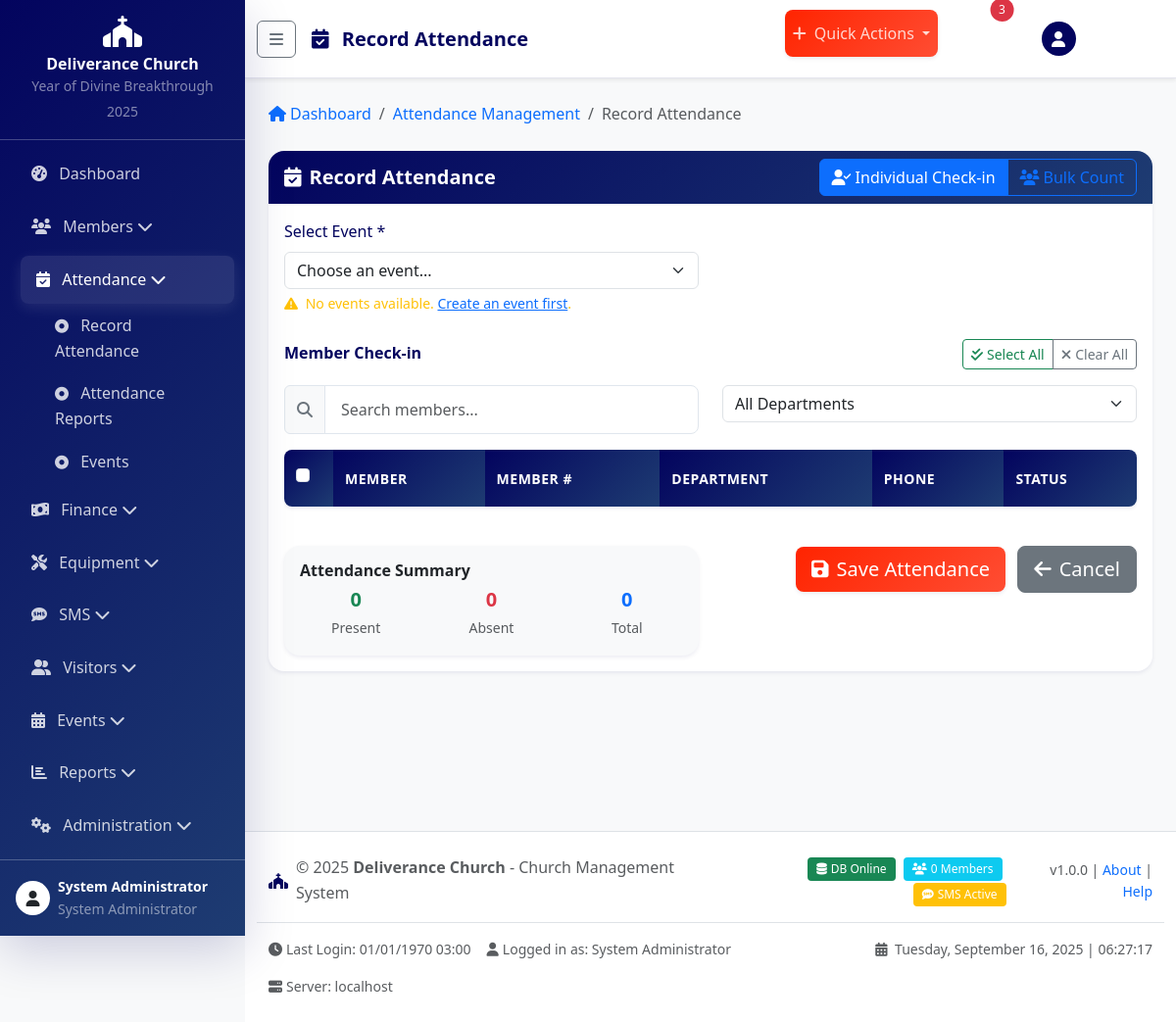
Screenshot of /modules/attendance/record.php (signed in) with the database file from the repository.
### tables this page shows
CREATE TABLE church_info (
    id INT PRIMARY KEY AUTO_INCREMENT,
    church_name VARCHAR(100) NOT NULL DEFAULT 'Deliverance Church',
    `address` TEXT,
    phone VARCHAR(20),
    email VARCHAR(100),
    website VARCHAR(100),
    logo VARCHAR(255),
    mission_statement TEXT,
    vision_statement TEXT,
    `values` TEXT,
    yearly_theme VARCHAR(255),
    pastor_name VARCHAR(100),
    founded_date DATE,
    service_times TEXT,
    currency VARCHAR(10) DEFAULT 'KES',
    sms_balance DECIMAL(10,2) DEFAULT 0.00,
    created_at TIMESTAMP DEFAULT CURRENT_TIMESTAMP,
    updated_at TIMESTAMP DEFAULT CURRENT_TIMESTAMP ON UPDATE CURRENT_TIMESTAMP
);

### modules/attendance/record.php (the view, shortened to what the rows shown need)
<?php
require_once '../../config/config.php';
require_once '../../includes/functions.php';
$page_title = 'Record Attendance';
$page_icon = 'fas fa-calendar-check';
$breadcrumb = [
    ['title' => 'Attendance Management', 'url' => BASE_URL . 'modules/attendance/'],
    ['title' => 'Record Attendance']
];
include '../../includes/header.php';
?>
<div class="row">
    <div class="col-12">
        <div class="card">
            <div class="card-body">
                <div id="individual_attendance_form" class="attendance-method-form">
                    <form method="POST" class="needs-validation" novalidate>
                        <div class="table-responsive" style="max-height: 400px; overflow-y: auto;">
                            <table class="table table-striped table-hover">
                                <thead class="sticky-top">
                                    <tr>
                                        <th style="width: 50px;">
                                            <div class="form-check">
                                                <input class="form-check-input" type="checkbox" id="select_all_toggle">
                                            </div>
                                        </th>
                                        <th>Member</th>
                                        <th>Member #</th>
                                        <th>Department</th>
                                        <th>Phone</th>
                                        <th>Status</th>
                                    </tr>
                                </thead>
                            </table>
                        </div>
                    </form>
                </div>
            </div>
        </div>
    </div>
</div>
<?php include '../../includes/footer.php'; ?>

### includes/header.php (shortened to what the rows shown need)
<?php
$currentPage = basename($_SERVER['PHP_SELF'], '.php');
$currentModule = basename(dirname($_SERVER['PHP_SELF']));
$churchInfo = getRecord('church_info', 'id', 1) ?: [
    'church_name' => 'Deliverance Church',
    'logo' => '',
    'yearly_theme' => 'Year of Divine Breakthrough 2025'
];
?>
<!DOCTYPE html>
<html lang="en">
<head>
    <link href="https://cdnjs.cloudflare.com/ajax/libs/bootstrap/5.3.0/css/bootstrap.min.css" rel="stylesheet">
    <link href="https://cdnjs.cloudflare.com/ajax/libs/font-awesome/6.4.0/css/all.min.css" rel="stylesheet">
    <link href="https://cdnjs.cloudflare.com/ajax/libs/animate.css/4.1.1/animate.min.css" rel="stylesheet">
    <link href="<?php echo BASE_URL; ?>assets/css/style.css" rel="stylesheet">
</head>
<body>
<?php if (isLoggedIn()): ?>
    <div class="sidebar" id="sidebar">
        <div class="p-3 text-center border-bottom border-light border-opacity-25">
            <?php if (!empty($churchInfo['logo'])): ?>
                <img src="<?php echo BASE_URL . $churchInfo['logo']; ?>" alt="Church Logo" class="img-fluid mb-2" style="max-height: 50px;">
            <?php else: ?>
                <i class="fas fa-church fa-2x text-white mb-2"></i>
            <?php endif; ?>
            <h6 class="text-white mb-0 sidebar-title"><?php echo htmlspecialchars($churchInfo['church_name']); ?></h6>
            <small class="text-white-50 sidebar-subtitle"><?php echo htmlspecialchars($churchInfo['yearly_theme']); ?></small>
        </div>
        <nav class="nav flex-column p-2">
            <?php
            foreach (MAIN_MENU as $key => $menu_item) {
                $active = ($currentModule === $key || $currentPage === $key) ? 'active' : '';
                $menuUrl = BASE_URL . $menu_item['url'];
            ?>
                <div class="nav-item">
                    <?php if (isset($menu_item['submenu'])): ?>
                        <a class="nav-link <?php echo $active; ?>" data-bs-toggle="collapse" href="#submenu-<?php echo $key; ?>" role="button">
                            <i class="<?php echo $menu_item['icon']; ?> me-2"></i>
                            <span class="menu-text"><?php echo $menu_item['title']; ?></span>
                            <i class="fas fa-chevron-down ms-auto"></i>
                        </a>
                        <div class="collapse <?php echo $active ? 'show' : ''; ?>" id="submenu-<?php echo $key; ?>">
                            <div class="ps-4">
                                <?php foreach ($menu_item['submenu'] as $sub_key => $sub_item): ?>
                                    <a href="<?php echo BASE_URL . $sub_item['url']; ?>" class="nav-link py-2">
                                        <i class="fas fa-dot-circle me-2 small"></i>
                                        <span class="menu-text"><?php echo $sub_item['title']; ?></span>
                                    </a>
                                <?php endforeach; ?>
                            </div>
                        </div>
                    <?php else: ?>
                        <a href="<?php echo $menuUrl; ?>" class="nav-link <?php echo $active; ?>">
                            <i class="<?php echo $menu_item['icon']; ?> me-2"></i>
                            <span class="menu-text"><?php echo $menu_item['title']; ?></span>
                        </a>
                    <?php endif; ?>
                </div>
            <?php } ?>
        </nav>
        <div class="mt-auto p-3 border-top border-light border-opacity-25">
            <div class="d-flex align-items-center">
                <div class="avatar bg-white text-dark rounded-circle me-2 d-flex align-items-center justify-content-center" style="width: 35px; height: 35px;">
                    <i class="fas fa-user"></i>
                </div>
                <div class="flex-grow-1 sidebar-user-info">
                    <div class="text-white small fw-bold"><?php echo htmlspecialchars($_SESSION['first_name'] . ' ' . $_SESSION['last_name']); ?></div>
                    <div class="text-white-50 small"><?php echo getUserRoleDisplay($_SESSION['user_role']); ?></div>
                </div>
            </div>
        </div>
    </div>
    <div class="main-content" id="main-content">
        <nav class="navbar navbar-expand-lg navbar-light bg-white shadow-sm mb-4">
            <div class="container-fluid">
                <button class="btn btn-outline-secondary me-3" id="sidebar-toggle" type="button">
                    <i class="fas fa-bars"></i>
                </button>
                <h1 class="navbar-brand mb-0 h4">
                    <?php if (isset($page_icon)): ?>
                        <i class="<?php echo $page_icon; ?> me-2 text-church-blue"></i>
                    <?php endif; ?>
                    <?php echo isset($page_title) ? htmlspecialchars($page_title) : 'Dashboard'; ?>
                </h1>
                <div class="navbar-nav ms-auto d-flex flex-row">
                    <div class="nav-item dropdown me-3">
                        <a class="nav-link dropdown-toggle btn btn-church-primary btn-sm text-white" href="#" role="button" data-bs-toggle="dropdown">
                            <i class="fas fa-plus me-1"></i> Quick Actions
                        </a>
                    </div>
                    <div class="nav-item dropdown me-3">
                        <a class="nav-link position-relative" href="#" role="button" data-bs-toggle="dropdown">
                            <i class="fas fa-bell fa-lg"></i>
                            <span class="position-absolute top-0 start-100 translate-middle badge rounded-pill bg-danger">
                                3
                            </span>
                        </a>
                    </div>
                    <div class="nav-item dropdown">
                        <a class="nav-link dropdown-toggle d-flex align-items-center" href="#" role="button" data-bs-toggle="dropdown">
                            <div class="avatar bg-church-blue text-white rounded-circle me-2 d-flex align-items-center justify-content-center" style="width: 35px; height: 35px;">
                                <i class="fas fa-user"></i>
                            </div>
                            <span class="d-none d-md-inline"><?php echo htmlspecialchars($_SESSION['first_name']); ?></span>
                        </a>
                    </div>
                </div>
            </div>
        </nav>
        <div class="container-fluid px-4">
            <?php if (isset($breadcrumb) && !empty($breadcrumb)): ?>
                <nav aria-label="breadcrumb" class="mb-4">
                    <ol class="breadcrumb">
                        <li class="breadcrumb-item">
                            <a href="<?php echo BASE_URL; ?>modules/dashboard/" class="text-decoration-none">
                                <i class="fas fa-home me-1"></i>Dashboard
                            </a>
                        </li>
                        <?php foreach ($breadcrumb as $item): ?>
                            <?php if (isset($item['url'])): ?>
                                <li class="breadcrumb-item">
                                    <a href="<?php echo $item['url']; ?>" class="text-decoration-none"><?php echo htmlspecialchars($item['title']); ?></a>
                                </li>
                            <?php else: ?>
                                <li class="breadcrumb-item active" aria-current="page"><?php echo htmlspecialchars($item['title']); ?></li>
                            <?php endif; ?>
                        <?php endforeach; ?>
                    </ol>
                </nav>
            <?php endif; ?>
<?php endif;  ?>

### includes/footer.php (shortened to what the rows shown need)
<?php if (isLoggedIn()): ?>
        </div>
    </div>
    <footer class="bg-white border-top mt-5 py-4" style="margin-left: 250px; transition: margin-left 0.3s ease;">
        <div class="container-fluid px-4">
            <div class="row align-items-center">
                <div class="col-md-6">
                    <div class="d-flex align-items-center">
                        <i class="fas fa-church text-church-blue me-2"></i>
                        <span class="text-muted">
                            &copy; <?php echo date('Y'); ?>
                            <strong><?php echo htmlspecialchars($churchInfo['church_name'] ?? 'Deliverance Church'); ?></strong>
                            - Church Management System
                        </span>
                    </div>
                </div>
                <div class="col-md-6 text-end">
                    <div class="d-flex align-items-center justify-content-end">
                        <div class="me-3">
                            <span class="badge bg-success me-1">
                                <i class="fas fa-database me-1"></i>DB Online
                            </span>
                            <span class="badge bg-info me-1">
                                <i class="fas fa-users me-1"></i><?php echo getRecordCount('members', ['membership_status' => 'active']); ?> Members
                            </span>
                            <?php if (isFeatureEnabled('sms')): ?>
                            <span class="badge bg-warning">
                                <i class="fas fa-sms me-1"></i>SMS Active
                            </span>
                            <?php endif; ?>
                        </div>
                        <small class="text-muted">
                            v1.0.0 |
                            <a href="#" class="text-decoration-none" data-bs-toggle="modal" data-bs-target="#aboutModal">About</a> |
                            <a href="#" class="text-decoration-none" data-bs-toggle="modal" data-bs-target="#helpModal">Help</a>
                        </small>
                    </div>
                </div>
            </div>
            <div class="row mt-3 pt-3 border-top">
                <div class="col-md-8">
                    <div class="d-flex flex-wrap gap-3 small text-muted">
                        <span><i class="fas fa-clock me-1"></i>Last Login: <?php echo formatDisplayDateTime($_SESSION['login_time'] ?? date('Y-m-d H:i:s')); ?></span>
                        <span><i class="fas fa-user me-1"></i>Logged in as: <?php echo getUserRoleDisplay($_SESSION['user_role'] ?? ''); ?></span>
                        <span><i class="fas fa-server me-1"></i>Server: <?php echo $_SERVER['SERVER_NAME']; ?></span>
                    </div>
                </div>
                <div class="col-md-4 text-end">
                    <div class="small text-muted">
                        <i class="fas fa-calendar-alt me-1"></i>
                        <?php echo date('l, F j, Y'); ?> |
                        <span id="current-time"><?php echo date('H:i:s'); ?></span>
                    </div>
                </div>
            </div>
        </div>
    </footer>
<?php endif;  ?>

### rows the page displays
church_info: church_name "Deliverance Church", yearly_theme "Year of Divine Breakthrough 2025"

### other values shown
$menu_item['title'] "Dashboard"
$menu_item['title'] "Members"
$menu_item['title'] "Attendance"
$sub_item['title'] "Record Attendance"
$sub_item['title'] "Attendance Reports"
$sub_item['title'] "Events"
$menu_item['title'] "Finance"
$menu_item['title'] "Equipment"
$menu_item['title'] "SMS"
$menu_item['title'] "Visitors"
$menu_item['title'] "Events"
$menu_item['title'] "Reports"
$menu_item['title'] "Administration"
$_SESSION['first_name'] . ' ' . $_SESSION['last_name'] "System Administrator"
getUserRoleDisplay($_SESSION['user_role']) "System Administrator"
